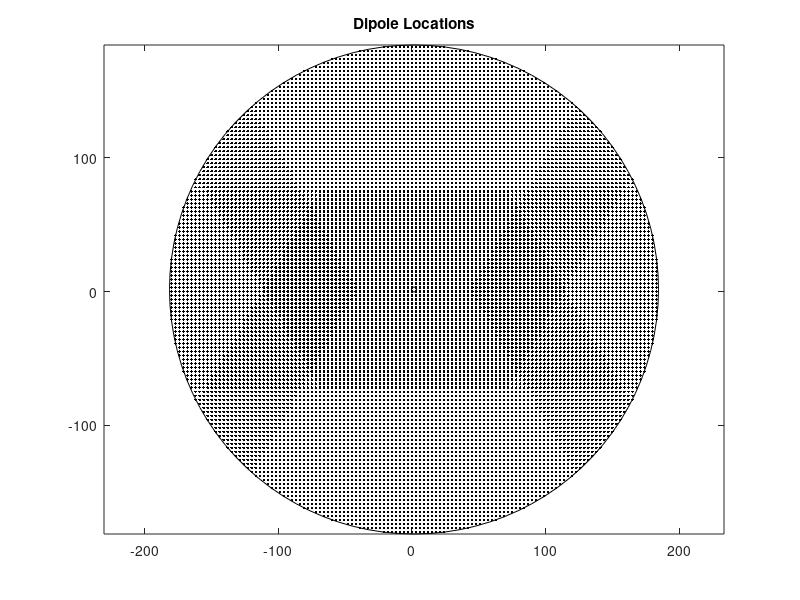
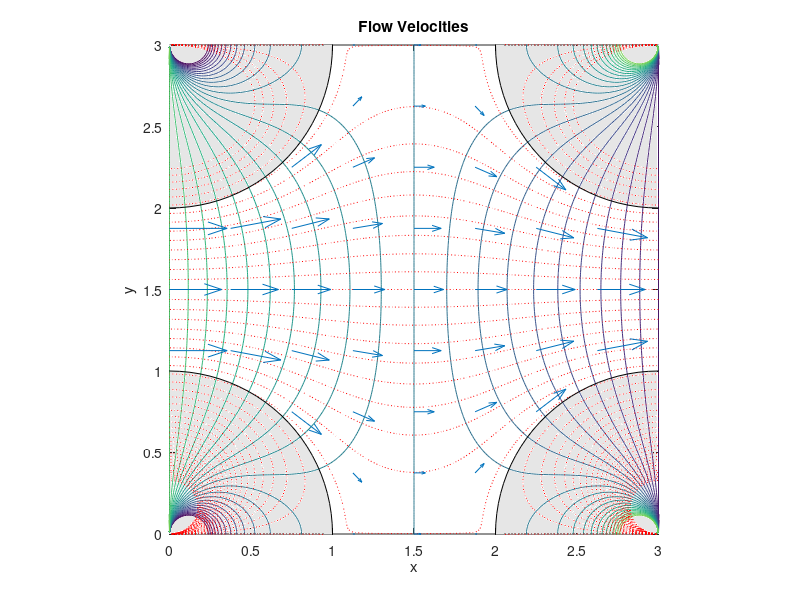
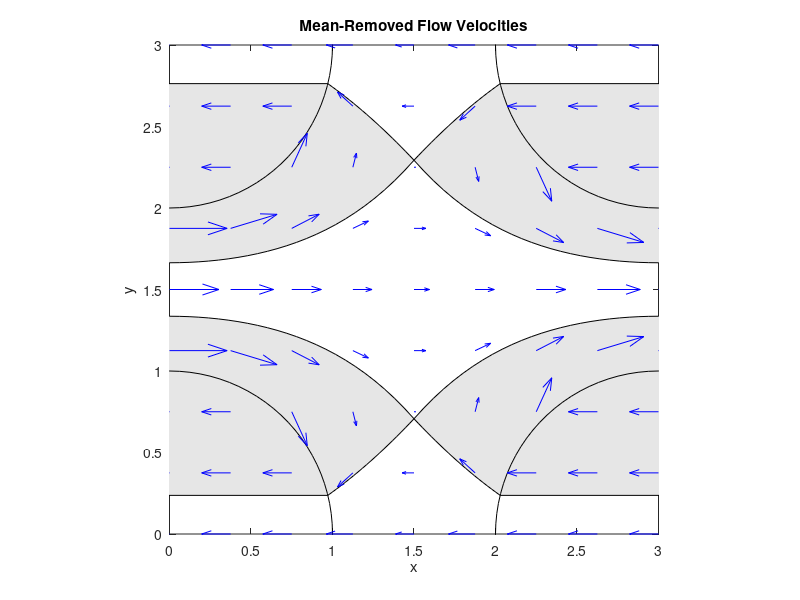

The MATLAB script that drew these images, in order:
% ------------------------------------------------------------------------------
%
% Dipole-array solution of steady saturated flow in heterogeneous medium
%
% configuration 2.
%
% ------------------------------------------------------------------------------

% build array of dipoles
Lx = 3; Ly = 3;
rsx = 61*Lx; rsy = 61*Ly;
[sx0,sy0] = meshgrid(-rsx:Lx:rsx,[-rsy:Ly:rsy]');
sz = sx0(:) + sy0(:)*i;
rs = 61*max(Lx,Ly);
sz = sz(find(abs(sz - (Lx+Ly*i)/2) <= (rs*1.001)));

% plot dipole array
figure
plot(real(sz),imag(sz),'k.')
hold on
tht = linspace(0,2*pi,101);
plot(rs*cos(tht)+Lx/2,rs*sin(tht)+Ly/2,'k')
plot([-0.25 Lx+0.25 Lx+0.25 -0.25 -0.25],[-0.25 -0.25 Ly+0.25 Ly+0.25 -0.25],'k')
hold off; axis equal; axis tight
title('Dipole Locations')

% compute dipole function around each dipole
dx = Lx/8; dy = Ly/8; numsrc = 251;
[x,y] = meshgrid(linspace(-dx,Lx+dx,numsrc),linspace(-dy,Ly+dy,numsrc));
z = x + i*y;

% add contributions of all dipoles
omeg = -z;
for src = 1:length(sz)
    omeg = omeg - 1./(z - sz(src));
end

% set apparent porosity of medium
poros = 1 - pi/(Lx*Ly);

% compute flow velocities and adjust for zone inside circlar heterogeneities
[aqx,aqy] = gradient(real(omeg),(Lx+2*dx)/250);
xq = x(26:25:end-25,26:25:end-25);
yq = y(26:25:end-25,26:25:end-25);
qx = -aqx(26:25:end-25,26:25:end-25);
qy = -aqy(26:25:end-25,26:25:end-25);
qx(find(abs(qx)>100)) = 0;
qy(find(abs(qy)>100)) = 0;
qx(find(xq.^2+yq.^2 < 1)) = 0;
qy(find(xq.^2+yq.^2 < 1)) = 0;
qx(find((xq-Lx).^2+yq.^2 < 1)) = 0;
qy(find((xq-Lx).^2+yq.^2 < 1)) = 0;
qx(find(xq.^2+(yq-Ly).^2 < 1)) = 0;
qy(find(xq.^2+(yq-Ly).^2 < 1)) = 0;
qx(find((xq-Lx).^2+(yq-Ly).^2 < 1)) = 0;
qy(find((xq-Lx).^2+(yq-Ly).^2 < 1)) = 0;

% plot velocities
figure
dv  = (real(omeg(126,226)) - real(omeg(126,26))) / 20;
v   = linspace(real(omeg(126,26))-2*dv,real(omeg(126,226))+2*dv,25);
contour(x,y,real(omeg),v); hold on
vv  = imag(omeg(:,126));
dv  = (max(vv) - min(vv))/20;
nv1 = round(imag(omeg(51,26)) / dv);
nv2 = round(abs(min(vv)) / dv);
nv  = max(nv1,nv2);
v   = max(vv)+ [-nv*dv:dv:nv*dv];
contour(x,y,imag(omeg),v,'r:')
tht = linspace(0,2*pi,101)';
crc = [cos(tht) sin(tht)];
grey = 0.9*[1 1 1];
fill(crc(:,1),crc(:,2),grey,crc(:,1)+Lx,crc(:,2)+Ly,grey, ...
    crc(:,1)+Lx,crc(:,2),grey,crc(:,1),crc(:,2)+Ly,grey)
quiver(xq,yq,qx,qy,0.75)
hold off; xlabel('x'); ylabel('y'); axis equal
axis([0 Lx 0 Ly])
title('Flow Velocities')

% compute mean-removed flow velocities and adjust for zone inside heterogeneities
[aqx,aqy] = gradient(real(omeg+poros*z),(Lx+2*dx)/250);
xq = x(26:25:end-25,26:25:end-25);
yq = y(26:25:end-25,26:25:end-25);
qx = -aqx(26:25:end-25,26:25:end-25);
qy = -aqy(26:25:end-25,26:25:end-25);
qx(find(abs(qx)>100)) = 0;
qy(find(abs(qy)>100)) = 0;
qx(find(xq.^2+yq.^2 < 1)) = -poros;
qy(find(xq.^2+yq.^2 < 1)) = 0;
qx(find(xq.^2+(yq-Ly).^2 < 1)) = -poros;
qy(find(xq.^2+(yq-Ly).^2 < 1)) = 0;
qx(find((xq-Lx).^2+yq.^2 < 1)) = -poros;
qy(find((xq-Lx).^2+yq.^2 < 1)) = 0;
qx(find((xq-Lx).^2+(yq-Ly).^2 < 1)) = -poros;
qy(find((xq-Lx).^2+(yq-Ly).^2 < 1)) = 0;

% plot mean-removed velocities
figure
xb = linspace(-Lx/2,Lx/2,51);
yb = 1.336 - 0.1788*xb.^2 - 0.0448*xb.^4;
xc = linspace(0.971,Lx/2,21);
yc =  -0.1111 + 0.3732*xc.^2 + -0.0043*xc.^4;
xd = [-0.971 0.971];
yd = [0.237 0.237];
xx = [xd xc fliplr(xb)];
yy = [yd yc fliplr(yb)];
fill(xx,yy,grey,xx,3-yy,grey,3-xx,yy,grey,3-xx,3-yy,grey)
hold on
tht = linspace(0,2*pi,101)';
crc = [cos(tht) sin(tht)];
plot(crc(:,1),crc(:,2),'k',crc(:,1)+Lx,crc(:,2)+Ly,'k', ...
    crc(:,1)+Lx,crc(:,2),'k',crc(:,1),crc(:,2)+Ly,'k')
quiver(xq,yq,qx,qy,0.75,'b')
hold off; xlabel('x'); ylabel('y'); axis equal
axis([0 Lx 0 Ly])
title('Mean-Removed Flow Velocities')


